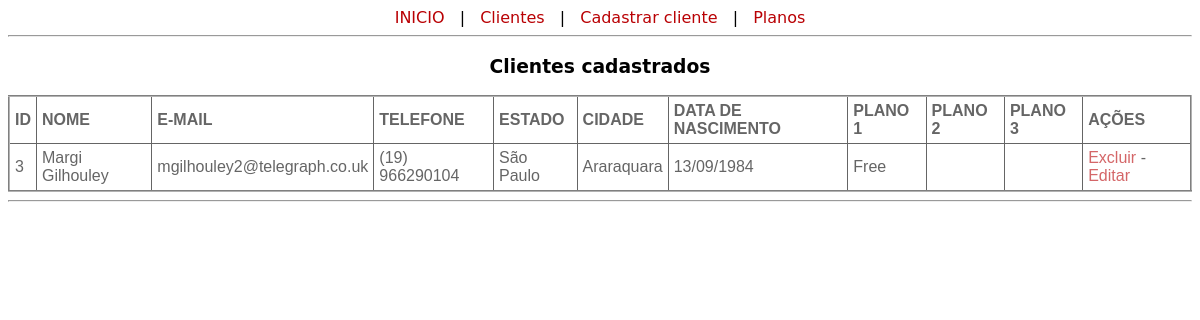
The page /lista-cliente.php?txtBuscar=Margi Gilhouley on the database its author committed.
### tables this page shows
CREATE TABLE `clientes` (
  `id` int(11) NOT NULL AUTO_INCREMENT,
  `nome` varchar(50) NOT NULL,
  `email` varchar(50) NOT NULL,
  `telefone` varchar(16) NOT NULL,
  `estado` varchar(20) NOT NULL,
  `cidade` varchar(50) NOT NULL,
  `data_nasc` varchar(10) NOT NULL,
  `plano1` varchar(20) NOT NULL,
  `plano2` varchar(20) DEFAULT NULL,
  `plano3` varchar(20) DEFAULT NULL,
  PRIMARY KEY (`id`)
);

### lista-cliente.php (the view, shortened to what this page needs)
<?php
require('conexao.php');
?>
<!doctype html>
<html>
<head>
<link rel="stylesheet" href="style/style.css">
</head>
<body>
	<?php include("cabecalho.php"); ?>
<hr>
	<h3>Clientes cadastrados</h3>
	<div>
	<table border="2" bgcolor="#FFFFFF">
		<tr>
			<th>ID</th>
			<th>NOME</th>
			<th>E-MAIL</th>
			<th>TELEFONE</th>
			<th>ESTADO</th>
			<th>CIDADE</th>
			<th>DATA DE NASCIMENTO</th>
			<th>PLANO 1</th>
			<th>PLANO 2</th>
			<th>PLANO 3</th>
			<th>AÇÕES</th>
		</tr>
	<?php
	if (isset($_GET['txtBuscar'])) {
		$txtBuscar = $_GET['txtBuscar'];
	} else {
		$txtBuscar = "";
	}
	$sql 	= "SELECT id,nome,email,telefone,estado,cidade,data_nasc,plano1,plano2,plano3 FROM clientes WHERE nome LIKE '%{$txtBuscar}%' OR id LIKE '%{$txtBuscar}%' ";
	$rs		= mysqli_query($conexao,$sql) or die("Erro ao executar a consulta: " . mysqli_error($conexao));
	while($dados = mysqli_fetch_array($rs)){
		$id			= $dados["id"];
		$nome		= $dados["nome"];
		$email		= $dados["email"];
		$telefone	= $dados["telefone"];
		$estado		= $dados["estado"];
		$cidade		= $dados["cidade"];
		$data_nasc	= $dados["data_nasc"];
		$plano1		= $dados["plano1"];
		$plano2		= $dados["plano2"];
		$plano3		= $dados["plano3"];
		echo "<tr><td>{$id}</td>
			  <td>{$nome}</td>
			  <td>{$email}</td>
			  <td>{$telefone}</td>
			  <td>{$estado}</td>
			  <td>{$cidade}</td>
			  <td>{$data_nasc}</td>
			  <td>{$plano1}</td>
			  <td>{$plano2}</td>
			  <td>{$plano3}</td>
			  <td><a href='excluir-cliente.php?id=$id'>Excluir</a> - <a href='editar-cliente.php?id=$id'>Editar</a></td></tr>";
	}
	?>
	</table>
	</div>
<hr>
</body>
</html>

### style/style.css (style rules this page uses)
table { font-family: arial, sans-serif; border-collapse: collapse; width: 100%; border-radius:20px; opacity: 0.6; }
td, th { border: 1px solid black; text-align: left; padding: 5px; background-color: white; }
body { background-image: url(C:/xampp/htdocs/crud/imagem/fundo.jpeg); font-family: "Lucida Grande", "Lucida Sans Unicode", "Lucida Sans", "DejaVu Sans", Verdana, "sans-serif"; }
a { text-decoration: none; color:#B90104; }
h3 { text-align: center; }

### rows shown on the page
clientes: id "3", nome "Margi Gilhouley", email "mgilhouley2@telegraph.co.uk", telefone "(19) 966290104", estado "São Paulo", cidade "Araraquara", data_nasc "13/09/1984", plano1 "Free"
